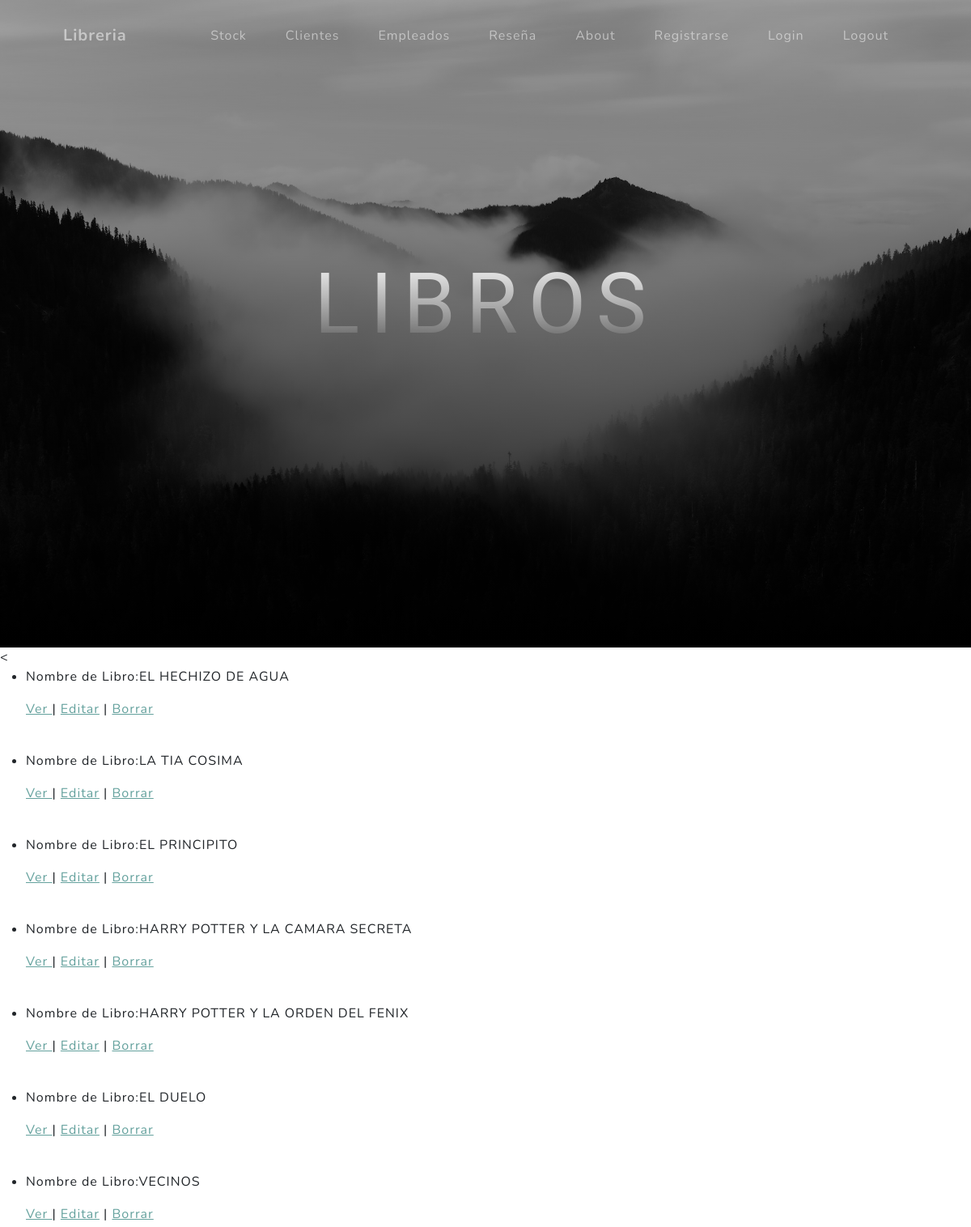
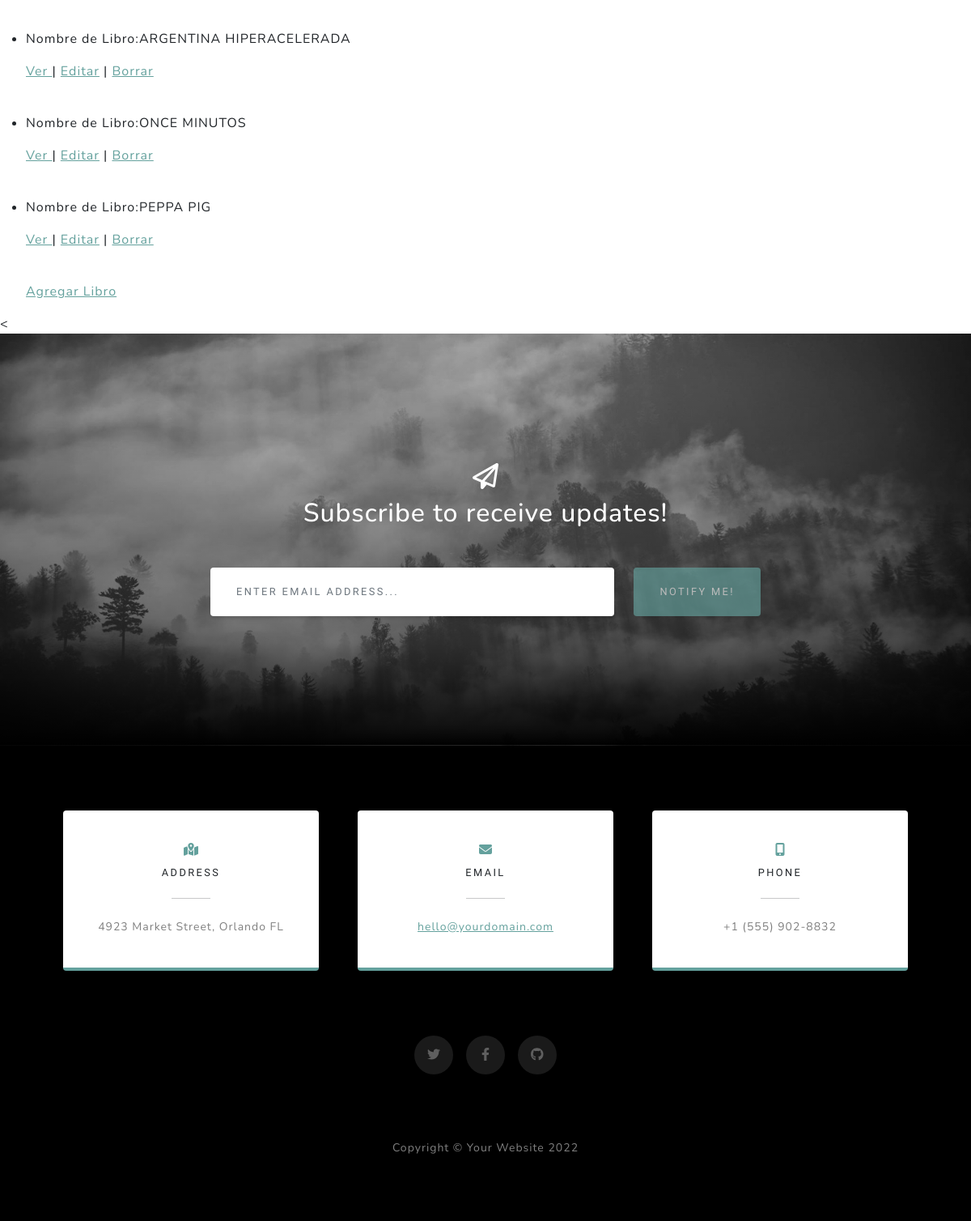
Screenshot of /AppLibreria/stocks/lista/ with the database file from the repository (2 pictures, top to bottom).
### APP_Libreria/models.py (models this page shows, shortened)
class Stock(models.Model):
    nombre = models.CharField(max_length=64)
    autor = models.CharField(max_length=64)
    genero = models.CharField(max_length=64)
    cantidad = models.IntegerField()
    pequeña_reseña = models.TextField(max_length=300)

### APP_Libreria/views.py (the view)
# urls.py: path("stocks/lista/", Stocklist.as_view(), name="stock_lista"),
class Stocklist(ListView):
    model= Stock
    template_name= "stock_lista.html"

### APP_Libreria/templates/stock_lista.html
{% extends "inicio.html" %}
{% load static %}
{% block titulo %}
<h1 class="mb-5">LIBROS</h1>
{% endblock %}
{% block libreria %}
<
<ul>
    {% for Stock in object_list %}
        <li>
            <p> Nombre de Libro:{{ Stock.nombre }}</p>
            <p>
                <a href="{% url 'stock_detalle' Stock.id %}"> Ver </a> |
                <a href="{% url 'stock_edit' Stock.id %}"> Editar</a> |
                <a href="{% url 'stock_borrar' Stock.id %}"> Borrar</a>
            </p>
        </li>
        <br>
    {% endfor %}
        <p><a href="{% url 'stock_nuevo' %}"> Agregar Libro</a></p>
</ul>
<
{% endblock %}

### rows the page displays
Stock: nombre "EL HECHIZO DE AGUA"
Stock: nombre "LA TIA COSIMA"
Stock: nombre "EL PRINCIPITO"
Stock: nombre "HARRY POTTER Y LA CAMARA SECRETA"
Stock: nombre "HARRY POTTER Y LA ORDEN DEL FENIX"
Stock: nombre "EL DUELO"
Stock: nombre "VECINOS"
Stock: nombre "ARGENTINA HIPERACELERADA"
Stock: nombre "ONCE MINUTOS"
Stock: nombre "PEPPA PIG"
